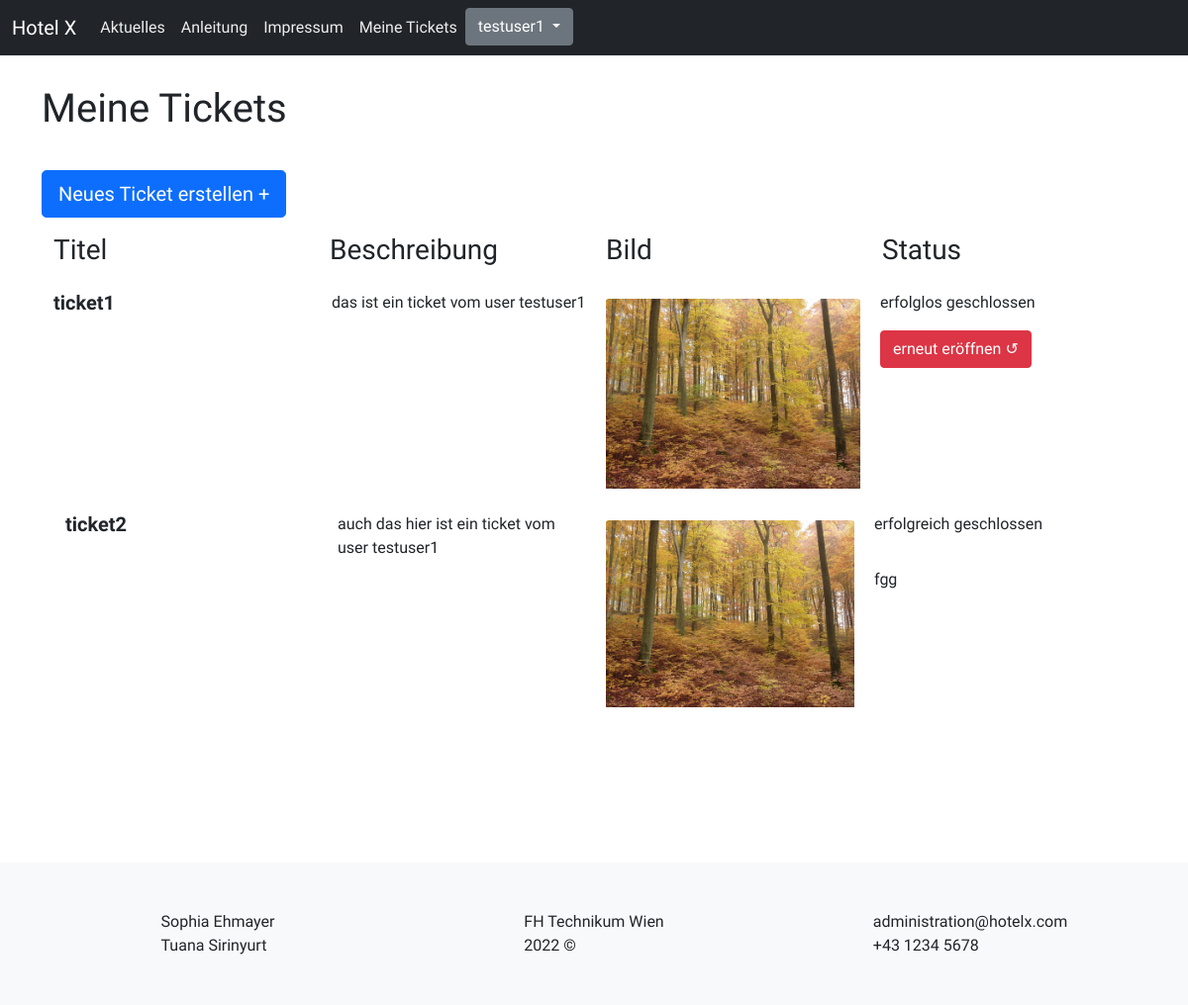
Before: /index.php?site=ticketList (signed in) with the older database file.
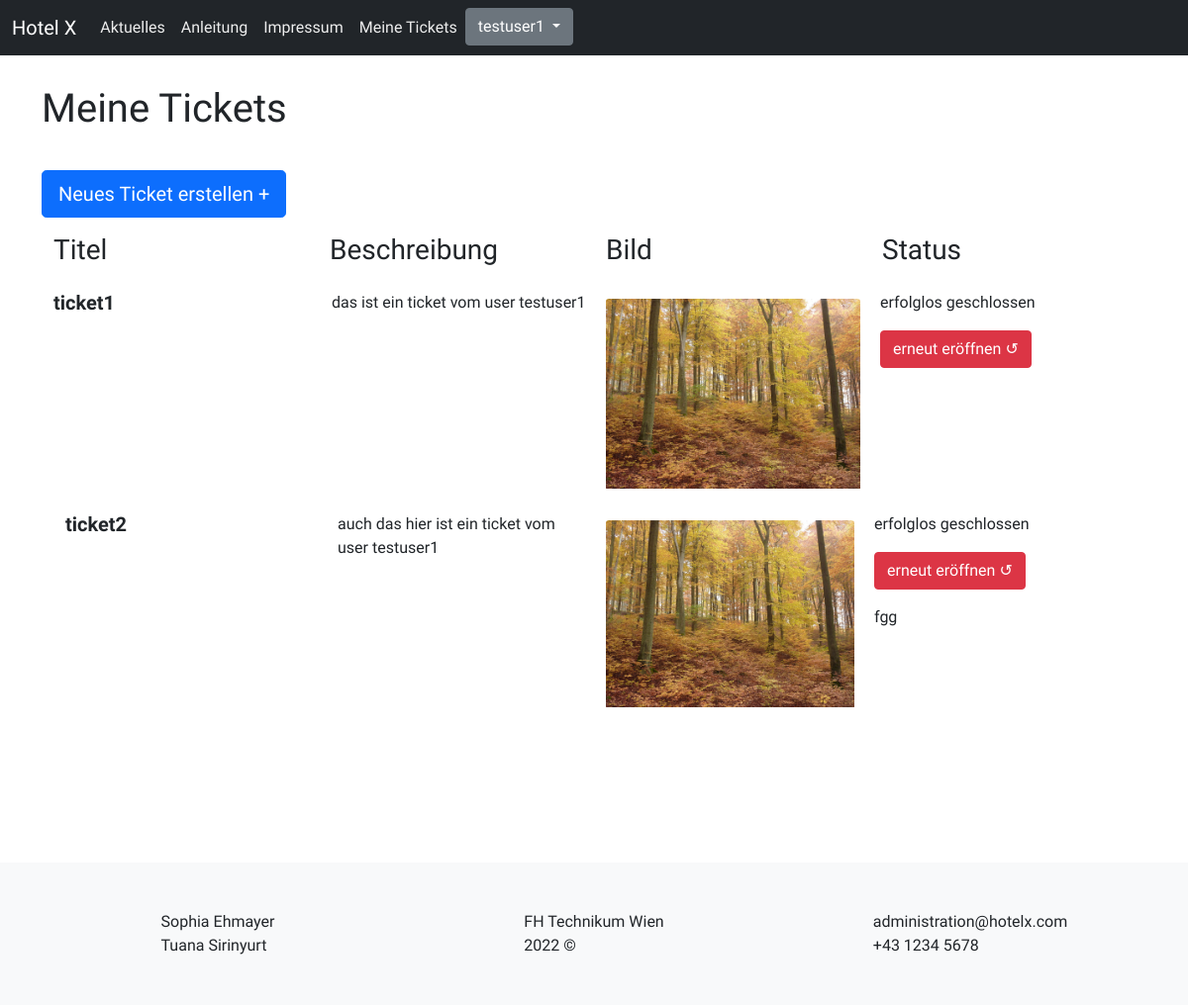
After: the same page with the newer database file.
### tables this page shows
CREATE TABLE `tickets` (
  `id` int(11) NOT NULL,
  `user_id` int(11) NOT NULL,
  `info` text NOT NULL,
  `image` varchar(250) NOT NULL,
  `state` varchar(50) NOT NULL,
  `title` varchar(80) NOT NULL,
  `timestamp` timestamp NOT NULL DEFAULT current_timestamp() ON UPDATE current_timestamp(),
  `reply` text DEFAULT NULL
);

### ticketList.php (the view, shortened to what this page needs)
<body>
    <div class="container">
<h1>Meine Tickets</h1>
<a type="button" class="btn btn-primary btn-lg" name="newTicket" href="?site=createTicket">Neues Ticket erstellen +</a>
<?php
            $sql = "Select * from tickets where user_id = ".$_SESSION["id"]." ";
            $result = $db_obj->query($sql);
          if( $result->num_rows == 0){
            echo "<p class='mt-3'>Sie haben noch keine Tickets erstellt.</p>";
          }
              else { ?>
                <div class="container my-3 d-none d-md-block">
                    <div class="row">
                      <div class="col-sm">
                        <h3>Titel</h3>
                      </div>
                      <div class="col-sm mx-auto justify-content-center">
                        <h3>Beschreibung</h3>
                      </div>
                      <div class="col-sm">
                        <h3>Bild</h3>
                      </div>
                      <div class="col-sm">
                        <h3>Status</h3>
                      </div>
                    </div>
                  </div>
              <?php } ?>
          <?php
            while ($row = $result->fetch_array()) {
            echo '<div class="container">
                      <form method="post" enctype="multipart/form-data">
                    <div class="row mt-3">
                      <input name="id" value='.$row['id'].' hidden></input>
                      <div class="col-sm">
                         <h5 class="card-title"><strong>'.$row['title'].'</strong></h5>
                      </div>
                      <div class="col-sm mx-auto justify-content-center">
                      <p class="card-text ">'.$row['info'].'</p>
                      </div>
                      <div class="col-sm p-2">
                        <img class="card-img-top" src="'.$row['image'].'" alt="image">
                      </div>
                      <div class="col-sm">
                        <p class="card-text">'.$row['state'].'</p>';
                      if($row["state"] == "erfolglos geschlossen") {
                         echo ' <button class="btn btn-danger" name="openTicket">erneut eröffnen &#x21ba;</button>';
                      }
                        echo '
                            <div class="col-sm">
                        <p class="card-text mt-3">'.$row['reply'].'</p>
                      </div>
                    </div>
                    </form>
                  </div>';
          }
         ?>
</div>
</body>

### index.php (shortened to what this page needs)
<!DOCTYPE html>
<html lang="en">
<head>
    <link rel="stylesheet" href="./css/style.css">
 <link href="https://cdn.jsdelivr.net/npm/bootstrap@5.0.0/dist/css/bootstrap.min.css" rel="stylesheet">
</head>
<header>
        <?php
        $pages = [ "home" => "./home.php",
                    "news" => "./news.php",
                    "imprint" => "./imprint.php",
                    "help" => "./help.php",
                    "login" => "./login.php",
                    "loginProcess" => "./loginProcess.php",
                    "createTicket" => "./createTicket.php",
                    "ticketList" => "./ticketList.php",
                    "loginTest" => "./loginTest.php",
                    "settings" => "./settings.php",
                    "allTickets" => "./allTickets.php",
                    "signUpGuest" => "./signUpGuest.php",
                    "userAdministration" => "./userAdministration.php",
                    "createNews" => "./createNews.php",
                    "editNews" => "./editNews.php",
                    "editNewsFormular" => "./editNewsFormular.php",
                    "userAdministration" => "./userAdministration.php",
                    "userEdit" => "./userEdit.php"];
        $site = "home";
        if (isset($_GET["site"])) {
            $site = $_GET["site"];
        }
    ?>
<?php
    include 'nav.php';
?>
</header>
<body>
  <main style="min-height: 100vh">
        <?php
            if (isset($pages[$site])) {
                include $pages[$site];
            } else {
                echo "404 site not found";
            }
        ?>
    </main>
</body>
<footer class="mt-3">
    <div class="bg-light my-0 pb-0" >
   <div class="container">
        <div class="row d-flex justify-content-center">
            <div class="col mt-5 mb-5 d-flex justify-content-center">
            Sophia Ehmayer<br>
            Tuana Sirinyurt
            </div>
            <div class="col mt-5 mb-5 d-flex justify-content-center">
                FH Technikum Wien<br>
                2022 &copy;
            </div>
            <div class="col mt-5 mb-5 d-flex justify-content-center">
            administration@hotelx.com<br>
             +43 1234 5678
            </div>
        </div>
    </div>
    </div>
</footer>
</html>

### nav.php (shortened to what this page needs)
<nav class="navbar navbar-expand-lg navbar-dark bg-dark navbar-inverse">
      <div class="container-fluid">
            <a class="navbar-brand" href="./index.php">Hotel X</a>
            <div class="collapse navbar-collapse text-dark" id="navbarNav">
                <ul class="nav navbar-nav">
                  <li class="m-2"><a class="<?= ($site == "news" ? "active" : "") ?>" href=".?site=news">Aktuelles</a></li>
                  <li class="m-2"><a class="<?= ($site == "help" ? "active" : "") ?>" href="?site=help">Anleitung</a></li>
                  <li class="m-2"><a class="<?= ($site == "imprint" ? "active" : "") ?>" href="?site=imprint">Impressum</a></li>
                    <?php
                    if(!isset($_SESSION["username"])) {
                    ?>
                      <li class="m-2"><a class="<?= ($site == "login" ? "active" : "") ?>" href="?site=login">Login</a></li>
                     <?php } else {?>
                          <?php if($_SESSION["role"] == "guest") {?>
                                  <li class="m-2"><a class="<?= ($site == "ticketList" ? "active" : "") ?>" href="?site=ticketList">Meine Tickets</a></li>
                              <li class="dropdown">
                                  <a class="btn btn-secondary dropdown-toggle" type="button" data-bs-toggle="dropdown" aria-expanded="false">
                                  <?= $_SESSION["username"] ?>
                                  </a>
                                </li>
                                 <?php }?>
                    <?php }?>
                </ul>
            </div>
        </div>
        </nav>

### css/style.css (style rules this page uses)
* { font-family: "Abel", sans-serif; }
body { margin: 0; }
h1 { margin: 50px 0px; }
[class*="col-"] { width: 100%; float: left; }
@media all and (min-width: 1124px) { .container { margin: 0px 5em; } }
header a { color: #ededed; text-decoration: none; }
h1 { padding: 30px 0px; }

Changed rows visible on the page:
changed tickets "ticket2": state "erfolgreich geschlossen" → "erfolglos geschlossen"; now shows "erneut eröffnen ↺"
